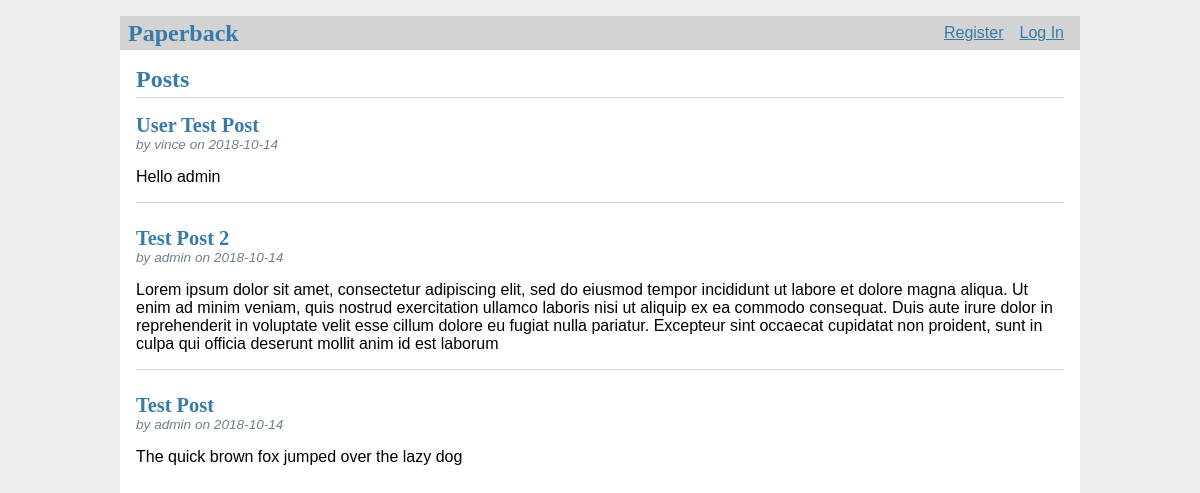
The page / on the database its author committed.
### tables this page shows
CREATE TABLE post (
  id INTEGER PRIMARY KEY AUTOINCREMENT,
  author_id INTEGER NOT NULL,
  created TIMESTAMP NOT NULL DEFAULT CURRENT_TIMESTAMP,
  title TEXT NOT NULL,
  body TEXT NOT NULL,
  FOREIGN KEY (author_id) REFERENCES user (id)
);

CREATE TABLE user (
  id INTEGER PRIMARY KEY AUTOINCREMENT,
  username TEXT UNIQUE NOT NULL,
  password TEXT NOT NULL
);

### flaskr/blog.py (the view)
@bp.route('/')
def index():
    db = get_db()
    posts = db.execute(
        'SELECT p.id, title, body, created, author_id, username'
        ' FROM post p JOIN user u ON p.author_id = u.id'
        ' ORDER BY created DESC'
    ).fetchall()
    return render_template('blog/index.html', posts=posts)

### flaskr/auth.py (called while the page is built)
@bp.before_app_request
def load_logged_in_user():
    user_id = session.get('user_id')
    if user_id is None:
        g.user = None
    else:
        g.user = get_db().execute(
            'SELECT * FROM user WHERE id = ?', (user_id,)
        ).fetchone()

### flaskr/db.py (called while the page is built)
def get_db():
    if 'db' not in g:
        g.db = sqlite3.connect(
            current_app.config['DATABASE'],
            detect_types=sqlite3.PARSE_DECLTYPES
        )
        g.db.row_factory = sqlite3.Row
    return g.db

### flaskr/templates/blog/index.html (shortened to what this page needs)
{% extends 'base.html' %}
{% block header %}
  <h1>{% block title %}Posts{% endblock %}</h1>
{% endblock %}
{% block content %}
  {% for post in posts %}
    <article class="post">
      <header>
        <div>
          <h1>{{ post['title'] }}</h1>
          <div class="about">by {{ post['username'] }} on {{ post['created'].strftime('%Y-%m-%d') }}</div>
        </div>
      </header>
      <p class="body">{{ post['body'] }}</p>
    </article>
    {% if not loop.last %}
      <hr>
    {% endif %}
  {% endfor %}
{% endblock %}

### flaskr/templates/base.html (shortened to what this page needs)
<!doctype html>
<link rel="stylesheet" href="{{ url_for('static', filename='../static/style.css') }}">
<nav>
  <h1>Paperback</h1>
  <ul>
    {% if g.user %}
      <li><span>{{ g.user['username'] }}</span>
      <li><a href="{{ url_for('auth.logout') }}">Log Out</a>
    {% else %}
      <li><a href="{{ url_for('auth.register') }}">Register</a>
      <li><a href="{{ url_for('auth.login') }}">Log In</a>
    {% endif %}
  </ul>
</nav>
<section class="content">
  <header>
    {% block header %}{% endblock %}
  </header>
  {% block content %}{% endblock %}
</section>

### flaskr/static/style.css (style rules this page uses)
h1 { font-family: serif; color: #377ba8; margin: 1rem 0; }
a { color: #377ba8; }
hr { border: none; border-top: 1px solid lightgray; }
nav { background: lightgray; display: flex; align-items: center; padding: 0 0.5rem; }
nav h1 { flex: auto; margin: 0; }
nav ul { display: flex; list-style: none; margin: 0; padding: 0; }
nav ul li a, nav ul li span, header .action { display: block; padding: 0.5rem; }
.content { padding: 0 1rem 1rem; }
.content > header { border-bottom: 1px solid lightgray; display: flex; align-items: flex-end; }
.content > header h1 { flex: auto; margin: 1rem 0 0.25rem 0; }
.post > header { display: flex; align-items: flex-end; font-size: 0.85em; }
.post > header > div:first-of-type { flex: auto; }
.post > header h1 { font-size: 1.5em; margin-bottom: 0; }
.post .about { color: slategray; font-style: italic; }
.post .body { white-space: pre-line; }
.content:last-child { margin-bottom: 0; }

### rows shown on the page
post: title "User Test Post", username "vince", created "2018-10-14", body "Hello admin"
post: title "Test Post 2", username "admin", created "2018-10-14", body "Lorem ipsum dolor sit amet, consectetur adipiscing elit, sed do eiusmod tempor incididunt ut labore et dolore magna aliqua. Ut enim ad minim veniam, quis nostrud exercitation ullamco laboris nisi ut aliquip ex ea commodo consequat. Duis aute irure dolor in reprehenderit in voluptate velit esse cillum dolore eu fugiat nulla pariatur. Excepteur sint occaecat cupidatat non proident, sunt in culpa qui officia deserunt mollit anim id est laborum"
post: title "Test Post", username "admin", created "2018-10-14", body "The quick brown fox jumped over the lazy dog"
